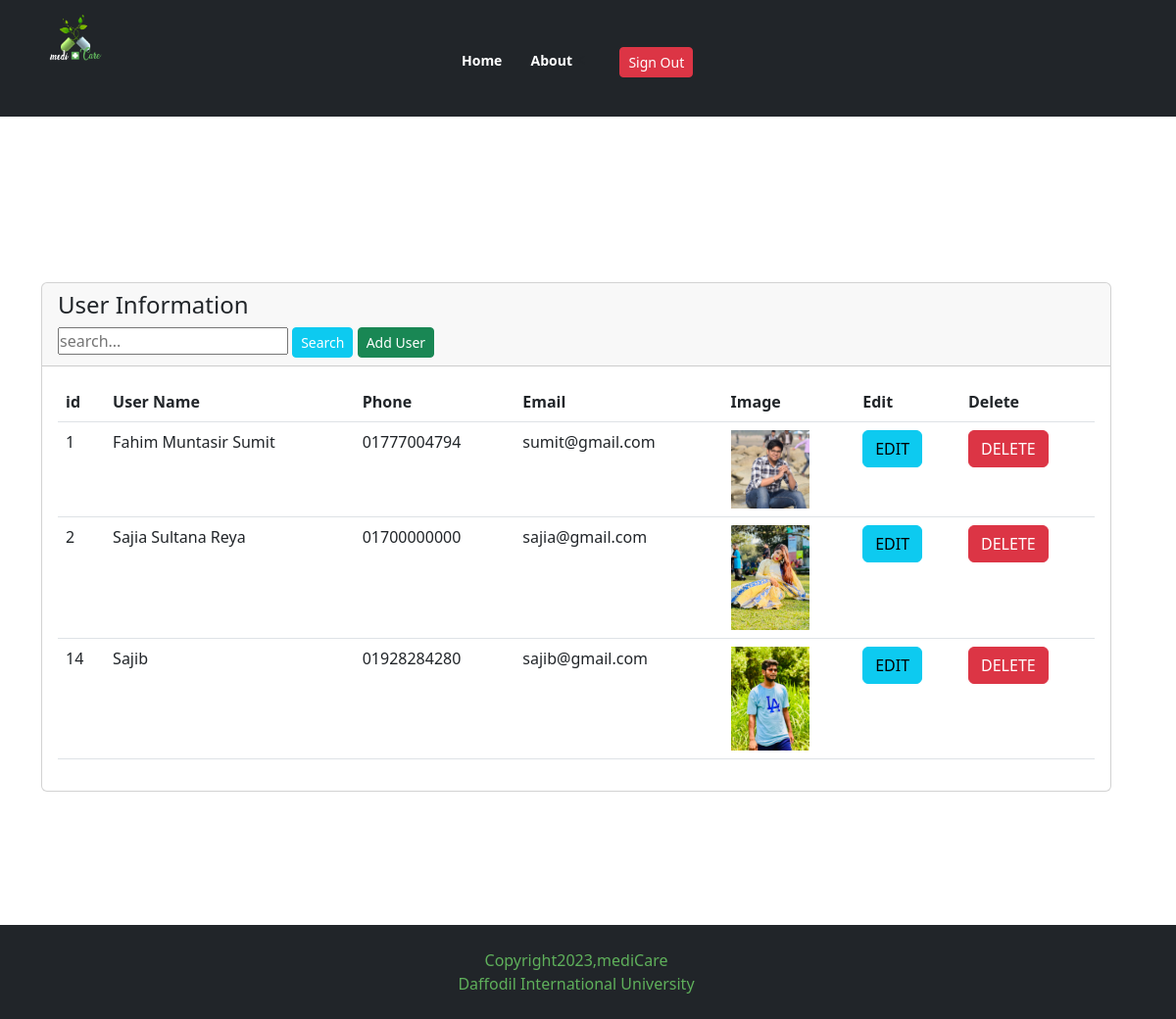
The app's page /admin_user.php (signed in) with its own data.
### tables this page shows
CREATE TABLE `user` (
  `id` int(100) NOT NULL,
  `uname` varchar(100) NOT NULL,
  `upass` varchar(100) NOT NULL,
  `unumber` varchar(100) NOT NULL,
  `uemail` varchar(100) NOT NULL,
  `uimg` varchar(200) NOT NULL
);

### admin_user.php (the view, shortened to what this page needs)
<?php
include "connection.php";
 ?>
<!DOCTYPE html>
<html lang="en" dir="ltr">
  <head>
    <link rel="stylesheet" href="style.css">
    <link href="https://cdn.jsdelivr.net/npm/bootstrap@5.3.0-alpha3/dist/css/bootstrap.min.css" rel="stylesheet">
  </head>
  <body>
      <header class="header-section bg-dark">
        <div class="container">
          <div class="row">
            <div class="col-md-4">
              <div class="logo">
                  <img width="20%" src="img/medicare.png" alt="">
              </div>
            </div>
            <div class="col-md-8">
              <div class="nav mt-4">
                <ul  style="z-index: 4;" >
                  <li><a style="text-decoration: none;" href="admin_profile.php"> Home</a></li>
                  <li><a style="text-decoration: none;" href="admin_about.php"> About</a></li>
                  <<li><a style="padding: 10px; background: rgba(0,0,0,0); color: white; text-decoration: none;" href="admin_signout.php"><button type="button" class="btn btn-danger btn-sm">Sign Out</button></a></li>
                </ul>
              </div>
            </div>
          </div>
        </div>
      </header>
  <br><br><br><br>
  <br><br><br><br>
  <br><br><br><br>
  <div class="container">
        <div class="row">
          <div class="col-md-12">
            <div class="card">
              <div class="card-header">
                <h4>User Information</h4>
                <form class="" action="admin_user.php" method="post">
                  <input type="text" class="" placeholder="search..." name="infosearch" value="" required>
                  <button name="usearch" class="btn btn-info btn-sm" value="Insert" type="submit" name="button" style="color:white;">Search</button>
                  <a style="text-decoration: none;" href="admin_uadd.php"><button type="button" class="btn btn-success btn-sm" style="color:white;">Add User</button></a>
                </form>
              </div>
              <div class="card-body">
              <table class="table">
                <thead>
                  <tr>
                    <th>id</th>
                    <th>User Name</th>
                    <th>Phone</th>
                    <th>Email</th>
                    <th>Image</th>
                    <th>Edit</th>
                    <th>Delete</th>
                  </tr>
                </thead>
                <tbody>
                  <?php
                    $infosearch = $_POST['infosearch'];
                  if (isset($_POST['usearch'])) {
                      $sql = "SELECT * FROM user WHERE uname='$infosearch' or uemail='$infosearch' or unumber='$infosearch' ";
                      $result = mysqli_query($conn, $sql);
                      if (mysqli_num_rows($result) > 0) {
                        foreach ($result as $row) {
                          ?>
                          <tr>
                            <td><?php echo $row['id']; ?></td>
                            <td><?php echo $row['uname']; ?></td>
                            <td><?php echo $row['unumber']; ?></td>
                            <td><?php echo $row['uemail']; ?></td>
                            <td> <img src="<?php echo 'user_img/'.$row['uimg']; ?>" width="80px" alt="img"> </td>
                            <td> <a href="admin_uedit.php?id=<?php echo $row['id']; ?>" class="btn btn-info">EDIT</a> </td>
                            <td> <a href="admin_udelete.php?id=<?php echo $row['id']; ?>" class="btn btn-danger">DELETE</a> </td>
                          </tr>
                          <?php
                        }
                      }
                      else {
                        ?>
                        <tr>
                          <td>No Record Available</td>
                        </tr>
                        <?php
                      }
                    }
                  else {
                      $sql = "SELECT * FROM user";
                      $result = mysqli_query($conn, $sql);
                      if (mysqli_num_rows($result) > 0) {
                        foreach ($result as $row) {
                          ?>
                          <tr>
                            <td><?php echo $row['id']; ?></td>
                            <td><?php echo $row['uname']; ?></td>
                            <td><?php echo $row['unumber']; ?></td>
                            <td><?php echo $row['uemail']; ?></td>
                            <td> <img src="<?php echo 'user_img/'.$row['uimg']; ?>" width="80px" alt="img"> </td>
                            <td> <a href="admin_uedit.php?id=<?php echo $row['id']; ?>" class="btn btn-info">EDIT</a> </td>
                            <td> <a href="admin_udelete.php?id=<?php echo $row['id']; ?>" class="btn btn-danger">DELETE</a> </td>
                          </tr>
                          <?php
                        }
                      }
                      else {
                        ?>
                        <tr>
                          <td>No Record Available</td>
                        </tr>
                        <?php
                      }
                  }
                   ?>
                </tbody>
              </table>
            </div>
            </div>
          </div>
        </div>
      </div>
    <header class="header-section">
      <br><br><br><br><br><br><br><br><br>
    </header>
    <header class="header-section bg-dark" style="margin-top:10%; position:fixed; bottom: 0px;>
      <div class="container">
        <div class="row" >
          <div class="col-md-12" style="text-align:center; padding:2%">
            <span style="color:#5FB05B;">Copyright2023,mediCare </br>Daffodil International University</span>
          </div>
        </div>
    </header>
    </body>
  </html>

### style.css (style rules this page uses)
* { padding: 0; margin: 0; }
body { font-family: 'Lato', sans-serif; font-size: 14px; line-height: 24px; }
h1, h2, h3, h4, h5, h6 { font-family: ; }
a { text-decoration: none; }
li { list-style-type: none; display: inline-block; }
.container { width: 1140px; margin: 0 auto; }
.row { width: 100%; float: left; }
.col-md-12 { width: 100%; float: left; }
.col-md-4 { width: 33.33%; float: left; }
.col-md-8 { width: 66.67%; float: left; }
.header-section { width: 100%; float: left; }
.logo { width: left; padding: 15px 0px; }
.header-section .nav { padding: 24px 0px; text-align: right; }
.header-section .nav ul li { margin-left: 25px; font-size: 14px; font-weight: 900; font-height: 24px; color: #000; }
.header-section .nav ul li a { transition: .7s; color: white; }

### records on screen
user: id "1", uname "Fahim Muntasir Sumit", unumber "01777004794", uemail "sumit@gmail.com", uimg (picture)
user: id "2", uname "Sajia Sultana Reya", unumber "01700000000", uemail "sajia@gmail.com", uimg (picture)
user: id "14", uname "Sajib", unumber "01928284280", uemail "sajib@gmail.com", uimg (picture)
